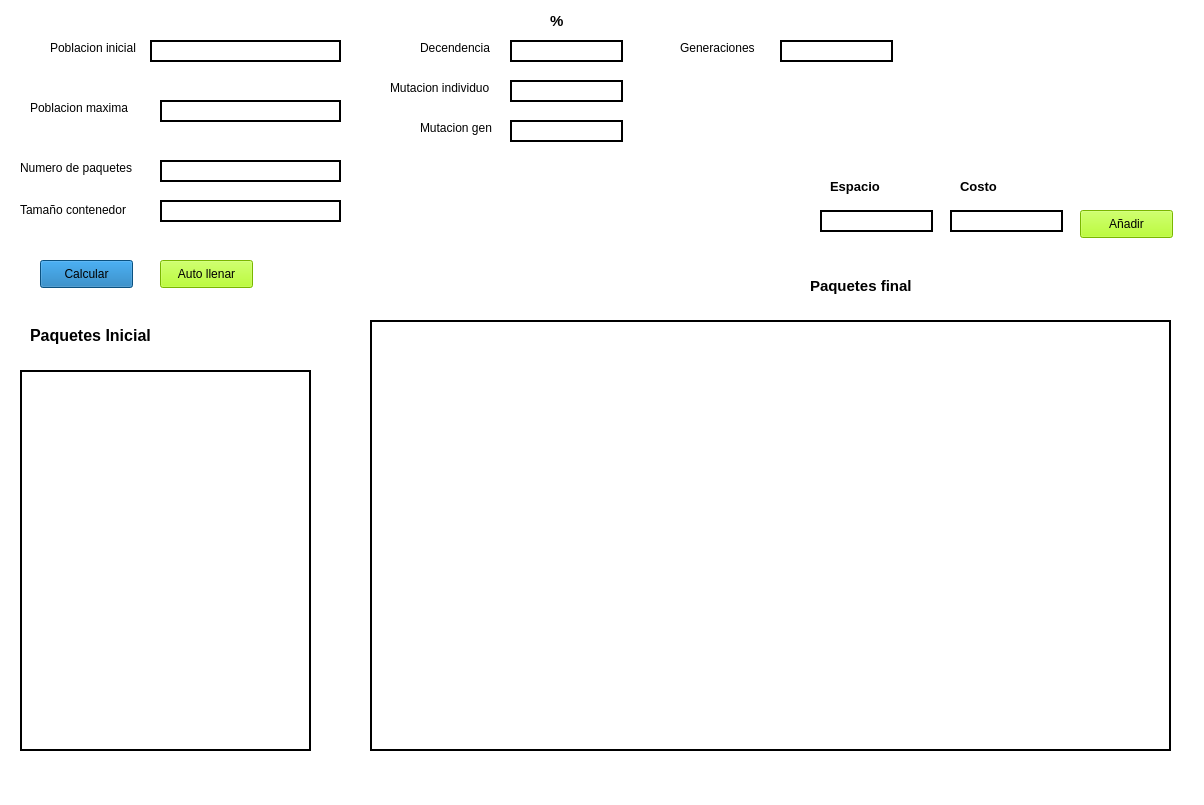
<?xml version="1.0" encoding="UTF-8"?>
<ui version="4.0">
 <class>MainWindow</class>
 <widget class="QMainWindow" name="MainWindow">
  <property name="geometry">
   <rect>
    <x>0</x>
    <y>0</y>
    <width>1204</width>
    <height>805</height>
   </rect>
  </property>
  <property name="windowTitle">
   <string>MainWindow</string>
  </property>
  <property name="styleSheet">
   <string notr="true">background-color: rgb(255, 255, 255);</string>
  </property>
  <widget class="QWidget" name="centralwidget">
   <widget class="QPushButton" name="autoLlenarBoton">
    <property name="geometry">
     <rect>
      <x>160</x>
      <y>260</y>
      <width>93</width>
      <height>28</height>
     </rect>
    </property>
    <property name="styleSheet">
     <string notr="true">background-color: rgb(170, 255, 0);</string>
    </property>
    <property name="text">
     <string>Auto llenar</string>
    </property>
   </widget>
   <widget class="QLabel" name="label_2">
    <property name="geometry">
     <rect>
      <x>50</x>
      <y>40</y>
      <width>101</width>
      <height>16</height>
     </rect>
    </property>
    <property name="text">
     <string>Poblacion inicial</string>
    </property>
   </widget>
   <widget class="QLabel" name="label_3">
    <property name="geometry">
     <rect>
      <x>20</x>
      <y>160</y>
      <width>141</width>
      <height>16</height>
     </rect>
    </property>
    <property name="text">
     <string>Numero de paquetes</string>
    </property>
   </widget>
   <widget class="QPushButton" name="CalcularBoton">
    <property name="geometry">
     <rect>
      <x>40</x>
      <y>260</y>
      <width>93</width>
      <height>28</height>
     </rect>
    </property>
    <property name="styleSheet">
     <string notr="true">background-color: rgb(14, 113, 179);</string>
    </property>
    <property name="text">
     <string>Calcular</string>
    </property>
   </widget>
   <widget class="QLineEdit" name="poblacionInicialText">
    <property name="geometry">
     <rect>
      <x>150</x>
      <y>40</y>
      <width>191</width>
      <height>22</height>
     </rect>
    </property>
    <property name="styleSheet">
     <string notr="true">border-color: rgb(198, 0, 0);
 border: 2px solid</string>
    </property>
   </widget>
   <widget class="QLineEdit" name="numeroPaquetes">
    <property name="geometry">
     <rect>
      <x>160</x>
      <y>160</y>
      <width>181</width>
      <height>22</height>
     </rect>
    </property>
    <property name="styleSheet">
     <string notr="true">border-color: rgb(198, 0, 0);
 border: 2px solid</string>
    </property>
   </widget>
   <widget class="QLabel" name="label_10">
    <property name="geometry">
     <rect>
      <x>30</x>
      <y>100</y>
      <width>111</width>
      <height>16</height>
     </rect>
    </property>
    <property name="text">
     <string>Poblacion maxima</string>
    </property>
   </widget>
   <widget class="QLineEdit" name="poblacionMaximaText">
    <property name="geometry">
     <rect>
      <x>160</x>
      <y>100</y>
      <width>181</width>
      <height>22</height>
     </rect>
    </property>
    <property name="styleSheet">
     <string notr="true">border-color: rgb(198, 0, 0);
 border: 2px solid</string>
    </property>
   </widget>
   <widget class="QLabel" name="label_11">
    <property name="geometry">
     <rect>
      <x>420</x>
      <y>40</y>
      <width>81</width>
      <height>16</height>
     </rect>
    </property>
    <property name="text">
     <string>Decendencia</string>
    </property>
   </widget>
   <widget class="QLabel" name="label_12">
    <property name="geometry">
     <rect>
      <x>390</x>
      <y>80</y>
      <width>111</width>
      <height>16</height>
     </rect>
    </property>
    <property name="text">
     <string>Mutacion individuo</string>
    </property>
   </widget>
   <widget class="QLabel" name="label_13">
    <property name="geometry">
     <rect>
      <x>420</x>
      <y>120</y>
      <width>111</width>
      <height>16</height>
     </rect>
    </property>
    <property name="text">
     <string>Mutacion gen</string>
    </property>
   </widget>
   <widget class="QLabel" name="label_14">
    <property name="geometry">
     <rect>
      <x>20</x>
      <y>200</y>
      <width>121</width>
      <height>20</height>
     </rect>
    </property>
    <property name="text">
     <string>Tamaño contenedor</string>
    </property>
   </widget>
   <widget class="QLabel" name="label_15">
    <property name="geometry">
     <rect>
      <x>550</x>
      <y>10</y>
      <width>41</width>
      <height>21</height>
     </rect>
    </property>
    <property name="font">
     <font>
      <pointsize>11</pointsize>
      <weight>75</weight>
      <bold>true</bold>
     </font>
    </property>
    <property name="text">
     <string>%</string>
    </property>
   </widget>
   <widget class="QLineEdit" name="decendenciaText">
    <property name="geometry">
     <rect>
      <x>510</x>
      <y>40</y>
      <width>113</width>
      <height>22</height>
     </rect>
    </property>
    <property name="styleSheet">
     <string notr="true">border-color: rgb(198, 0, 0);
 border: 2px solid</string>
    </property>
   </widget>
   <widget class="QLineEdit" name="mutacionIndividuoText">
    <property name="geometry">
     <rect>
      <x>510</x>
      <y>80</y>
      <width>113</width>
      <height>22</height>
     </rect>
    </property>
    <property name="styleSheet">
     <string notr="true">border-color: rgb(198, 0, 0);
 border: 2px solid</string>
    </property>
   </widget>
   <widget class="QLineEdit" name="mutacionGenText">
    <property name="geometry">
     <rect>
      <x>510</x>
      <y>120</y>
      <width>113</width>
      <height>22</height>
     </rect>
    </property>
    <property name="styleSheet">
     <string notr="true">border-color: rgb(198, 0, 0);
 border: 2px solid</string>
    </property>
   </widget>
   <widget class="QLineEdit" name="tamanoContenedor">
    <property name="geometry">
     <rect>
      <x>160</x>
      <y>200</y>
      <width>181</width>
      <height>22</height>
     </rect>
    </property>
    <property name="styleSheet">
     <string notr="true">border-color: rgb(198, 0, 0);
 border: 2px solid</string>
    </property>
   </widget>
   <widget class="QLabel" name="label_6">
    <property name="geometry">
     <rect>
      <x>30</x>
      <y>325</y>
      <width>201</width>
      <height>21</height>
     </rect>
    </property>
    <property name="font">
     <font>
      <pointsize>12</pointsize>
      <weight>75</weight>
      <bold>true</bold>
     </font>
    </property>
    <property name="text">
     <string>Paquetes Inicial</string>
    </property>
   </widget>
   <widget class="QTextBrowser" name="paquetesInicialLabel">
    <property name="geometry">
     <rect>
      <x>20</x>
      <y>370</y>
      <width>291</width>
      <height>381</height>
     </rect>
    </property>
    <property name="styleSheet">
     <string notr="true">border-color: rgb(198, 0, 0);
 border: 2px solid;</string>
    </property>
   </widget>
   <widget class="QTextEdit" name="paquetesFinalLabel">
    <property name="geometry">
     <rect>
      <x>370</x>
      <y>320</y>
      <width>801</width>
      <height>431</height>
     </rect>
    </property>
    <property name="layoutDirection">
     <enum>Qt::LeftToRight</enum>
    </property>
    <property name="styleSheet">
     <string notr="true">border-color: rgb(198, 0, 0);
 border: 2px solid;</string>
    </property>
   </widget>
   <widget class="QLabel" name="label">
    <property name="geometry">
     <rect>
      <x>810</x>
      <y>276</y>
      <width>141</width>
      <height>20</height>
     </rect>
    </property>
    <property name="font">
     <font>
      <pointsize>11</pointsize>
      <weight>75</weight>
      <bold>true</bold>
     </font>
    </property>
    <property name="text">
     <string>Paquetes final</string>
    </property>
   </widget>
   <widget class="QLabel" name="label_16">
    <property name="geometry">
     <rect>
      <x>680</x>
      <y>40</y>
      <width>91</width>
      <height>16</height>
     </rect>
    </property>
    <property name="text">
     <string>Generaciones</string>
    </property>
   </widget>
   <widget class="QLineEdit" name="espacioText">
    <property name="geometry">
     <rect>
      <x>820</x>
      <y>210</y>
      <width>113</width>
      <height>22</height>
     </rect>
    </property>
    <property name="styleSheet">
     <string notr="true">border-color: rgb(198, 0, 0);
 border: 2px solid</string>
    </property>
   </widget>
   <widget class="QLineEdit" name="costoText">
    <property name="geometry">
     <rect>
      <x>950</x>
      <y>210</y>
      <width>113</width>
      <height>22</height>
     </rect>
    </property>
    <property name="styleSheet">
     <string notr="true">border-color: rgb(198, 0, 0);
 border: 2px solid</string>
    </property>
   </widget>
   <widget class="QPushButton" name="anadirBoton">
    <property name="geometry">
     <rect>
      <x>1080</x>
      <y>210</y>
      <width>93</width>
      <height>28</height>
     </rect>
    </property>
    <property name="styleSheet">
     <string notr="true">background-color: rgb(170, 255, 0);</string>
    </property>
    <property name="text">
     <string>Añadir</string>
    </property>
   </widget>
   <widget class="QLabel" name="label_4">
    <property name="geometry">
     <rect>
      <x>830</x>
      <y>176</y>
      <width>81</width>
      <height>20</height>
     </rect>
    </property>
    <property name="font">
     <font>
      <pointsize>10</pointsize>
      <weight>75</weight>
      <italic>false</italic>
      <bold>true</bold>
     </font>
    </property>
    <property name="text">
     <string>Espacio</string>
    </property>
   </widget>
   <widget class="QLabel" name="label_5">
    <property name="geometry">
     <rect>
      <x>960</x>
      <y>176</y>
      <width>61</width>
      <height>20</height>
     </rect>
    </property>
    <property name="font">
     <font>
      <pointsize>10</pointsize>
      <weight>75</weight>
      <italic>false</italic>
      <bold>true</bold>
     </font>
    </property>
    <property name="text">
     <string>Costo</string>
    </property>
   </widget>
   <widget class="QLineEdit" name="generacionesText">
    <property name="geometry">
     <rect>
      <x>780</x>
      <y>40</y>
      <width>113</width>
      <height>22</height>
     </rect>
    </property>
    <property name="styleSheet">
     <string notr="true">border-color: rgb(198, 0, 0);
 border: 2px solid</string>
    </property>
   </widget>
  </widget>
  <widget class="QMenuBar" name="menubar">
   <property name="geometry">
    <rect>
     <x>0</x>
     <y>0</y>
     <width>1204</width>
     <height>26</height>
    </rect>
   </property>
  </widget>
  <widget class="QStatusBar" name="statusbar"/>
 </widget>
 <resources/>
 <connections/>
</ui>
